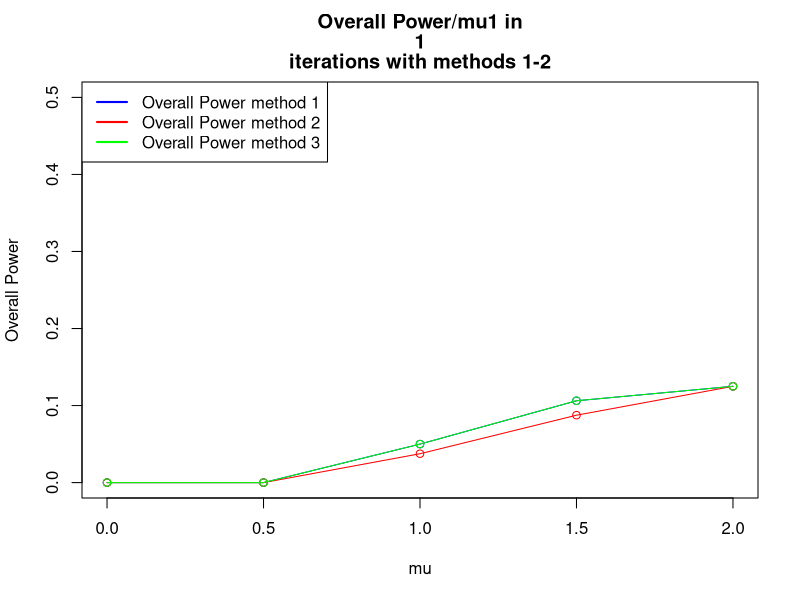
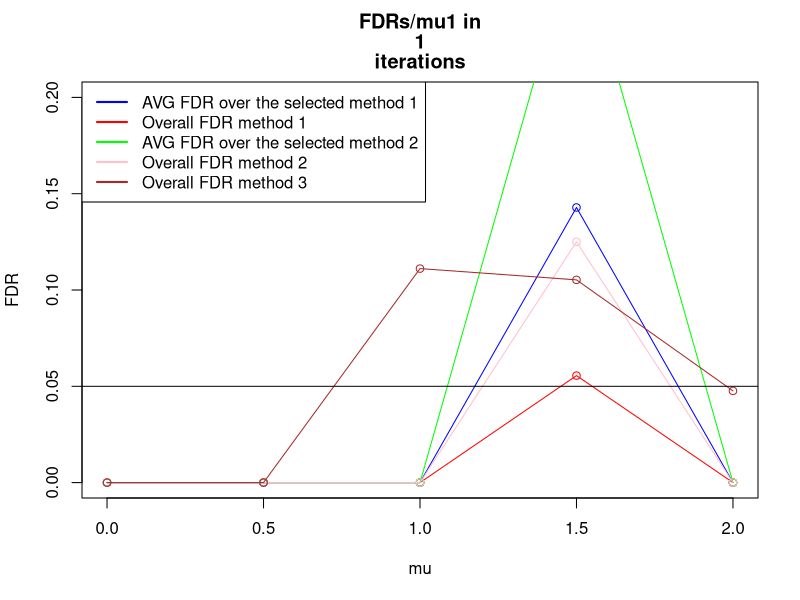
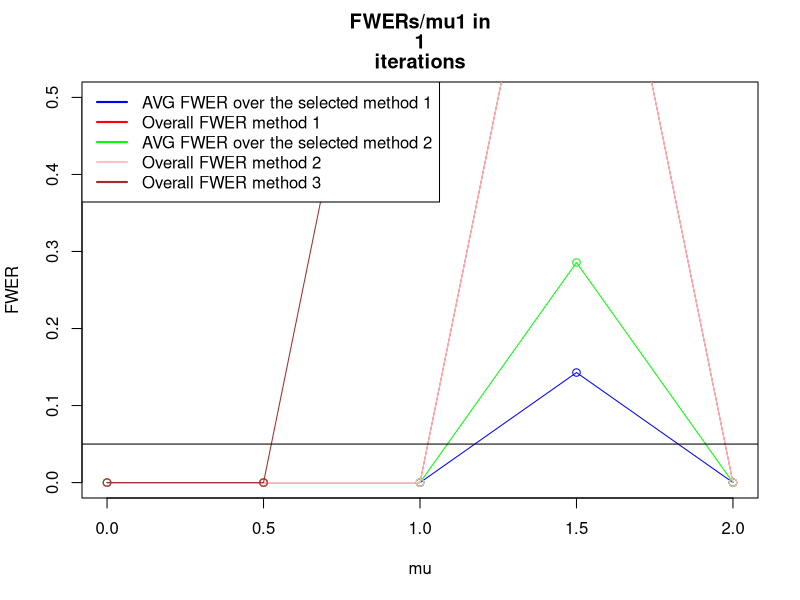
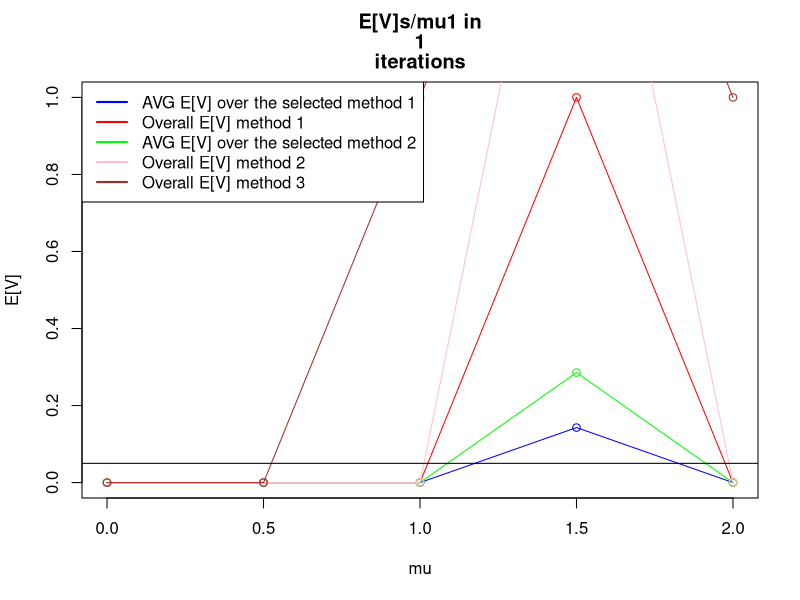
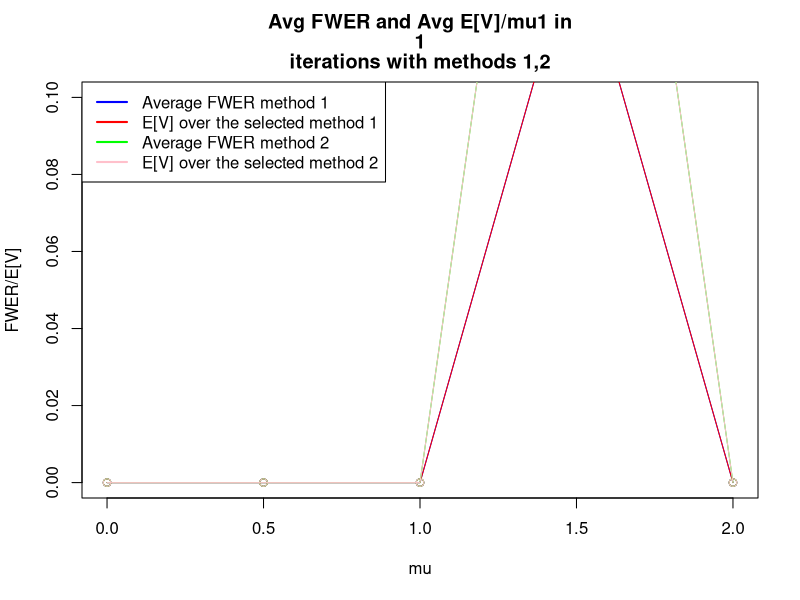

Reproduce these figures in R, in order.
iteration <- setClass ("iteration",
                       #Data structure that holds data regarding a certain iteration (=manipulation of random numbers)        
                       slots=c(xbars="numeric",
                               pvals="numeric",
                               refVec="logical",
                               numOfTrues="numeric",
                               truesMu1="numeric",
                               falsesMu1="numeric",
                               size="numeric",
                               proceduresApplied= "list"
                       )
)
procedure <- setClass ("procedure",
                       #a data structure holding the results of certain procedure applied to an iteration
                       
                       slots=c(procedureName="function",
                               rejects="list",
                               fr="numeric",
                               power="numeric",
                               fdr="numeric",
                               fwer="numeric"
                       )
)

calcPower<-function (rejects, falseRejections, size,numOfTrues){
  #returns num of  true rejections divided by the number of planned rejections
  print ("POWER CALC:")
  print (c("rejects:", rejects$length))
  print (c("fr:", falseRejections))
  print (c("size:", size))
  print (c("numOfCorrectRejects:", size-numOfTrues))
  return ((rejects$length-falseRejections)/(size-numOfTrues))
}

calcFDR<- function (rejects,falseRejections){
  if (rejects$length==0) return (0)
  else 
    return (falseRejections/rejects$length)
}

calcFWER<- function (rejects, falseRejections){
  if (rejects$length==0)
    return (0)
  if (falseRejections>0) 
    return (1)
  if (falseRejections==0) 
    return (0)
}

countFalseRejections<-function (rejects , refVec){
  if (rejects$length==0){ #if there were no rejects at all
    return (0)
  }
  
  fr<-0 #false rejections counter
  for (i in 1:rejects$length){ # count num of false rejects
    #     print (refVec)
    if (refVec[rejects$ix[i]]==FALSE) { #if the rejection was false
      fr<-fr+1
    }
  }
  return (fr) 
}

SelectFamiliesBH<-function (familiesSimesPVals){
  #b<-p.adjust(familiesSimesPVals,method="BH")
  #return (which(b<0.05))
  #print ("SELECT: ")
  #print (Preject(familiesSimesPVals))
  #print ("BH SELECT")
  return (Preject(method="BH", pvals=familiesSimesPVals))
  
}  
#return Array of Selected Families and old ixs



rejectTukey <- function (xbars,S,groupSize,qStar){
  statistics=as.numeric(dist(xbars)/sqrt(S/groupSize))
  b<-which(statistics>=qStar)
  
  #   print (statistics)
  #   print ("Q*")
  #   print (qStar)
  #   print (list("length"=length(b), "ix"=b))
  return (list("length"=length(b), "ix"=b))
}

Preject <- function (method="BH", pvals=c(0), details=FALSE, alpha =0.05){
  a<-p.adjust(p=pvals,method=method)
  #   print (a)
  b<- which(a<alpha)
  return (list ("length"=length(b), "ix"=b))
}

calcTukeyPVal <-function(xbars,S,groupSize, familySize){
  pval<- 1-ptukey(q=max(dist(xbars))/sqrt(S/groupSize), 
                  nmeans=familySize ,df=familySize * (groupSize-1))
  return (pval)
}

calcPairwisePVals <-function (xbars,S,groupSize, familySize,i=1,details=FALSE){
  ##useful for method C phase 2
  pvals=2*(1-pt(q=dist(xbars)/sqrt(2*S[i]/groupSize),
                df= familySize*(groupSize-1)))
  if (details==TRUE){
    print (c("PAIRWISE", pvals))
    print (as.numeric(pvals))
  }
  #readline()
  return (as.numeric(pvals))
}

getRandomXBars <-function (size, numOfTrues, truesMu1=0, falsesMu1, sd=1){
  xbar<- rep(NA,size) #init xbar
  xbar[1:numOfTrues]<- (rnorm(n=numOfTrues,mean=truesMu1,sd=sd)) 
  #define the null first families
  xbar[(numOfTrues+1):size]<- (rnorm(n=size-numOfTrues,mean=falsesMu1,sd=sd)) 
  #define the non-null last families   
  #   print (xbar)
  #   readline()
  return (xbar)
}
setDesVector <-function (size, numOfZeros,mu=4){
  a<-rep(0,numOfZeros)
  b<-rep(mu,size-numOfZeros)
  return (c(a,b))
}

setRefVectorBig <-function(size, numOfZeros,mu){
  DesVector<-setDesVector(size,numOfZeros,mu)
  #   print ("DesVector:")
  #   print (DesVector)
  return (as.logical(dist(DesVector)))
}

# this method works only for familySize=3, setRefVectorBig does this right for larger sizes
# setRefVector <- function (size, numOfTrues){
#   #initialize reference vector
#   refvec<-rep (NA,size)
#   refvec[1:numOfTrues]<- TRUE # these will be true discoveries
#   refvec[(numOfTrues+1):size]<- FALSE # these will be False Discoveries
#   return (refvec)
# }


#method A(3): OVerall BH (one level)
#method B(2): QTukey Statistics (2 levels) 1: TukeyPval , 2: QTukey Stat
#method C(1): BH with pairwise Pval (2 levels) 1: TukeyPVal, 2:Pairwise PVal
#method 4: To be added later - currently empty

#this algorithm builds "numOfFamilies" families, each family of size "familySize",
#with "numOfTrues" trues and the rest of the families are false, with 5 families in which there 
#are signal (=numOfTrues is used), and the rest of the families are with no signal (all mus are 0)
#then uses 3 different methods to reject.
tukeyTest2 <-function(n=10000, numOfFamilies=40, familySize=3, numOfTrues=1,
                      minMu1=0, maxMu1=4, interval=0.5, alpha=0.05, groupSize=16,details=FALSE){
  
  #definition of constant df
  df=familySize*(groupSize-1) #calculate degs of freedom
  
  #declration of matrices to keep means, size is # of methods * the number of mu values 
  OvrPowerMeans<-matrix(0,4,(maxMu1-minMu1)/interval+1)
  AVGFDRMeans<-matrix(0,2,(maxMu1-minMu1)/interval+1)
  OvrFDRMeans<-matrix(0,4,(maxMu1-minMu1)/interval+1)
  AVGFWERMeans<-matrix(0,2,(maxMu1-minMu1)/interval+1)
  OvrFWERMeans<-matrix(0,4,(maxMu1-minMu1)/interval+1)
  OvrFRMeans<-matrix(0,4,(maxMu1-minMu1)/interval+1)
  AVGFRMeans<-matrix(0,2,(maxMu1-minMu1)/interval+1)
  
  for (mu in seq(minMu1,maxMu1,interval)){
    
    #matrices for each mu1
    TotalAVGFDR<-matrix(0,2,n)
    TotalAVGFWER<-matrix(0,2,n)
    TotalOvrFWER<-matrix(0,4,n)
    TotalOvrPower<-matrix(0,4,n)
    TotalAVGFR<-matrix(0,2,n)
    TotalOvrFR<-matrix(0,4,n)
    TotalOvrFDR<-matrix(0,4,n)
    print (mu)
    #     readline()
    
    #each iteration
    for (iters in 1:n){
      #       print (c("iter:" ,iters))
      
      #setup  of variables
      familyArray= list(numOfFamilies);
      familiesTukeyPVals = numeric(numOfFamilies);
      
      
      SelectedFamilies<-list(0);
      OverallRejectsLength<-numeric(2) # 2 slots for each method B/C
      OverallFR <- numeric(2)
      FDRSum <-numeric(2)
      FWERSum <- numeric(2)
      jointFamily <- new ("iteration",
                          size=familySize*numOfFamilies,
                          numOfTrues=numOfTrues*numOfFamilies,
                          falsesMu1=mu
      )
      
      ##init variance vector
      S=rchisq(n=numOfFamilies,df=df)/df
      
      for (i in 1:numOfFamilies){
        
        familyArray[[i]]= new ("iteration",
                               size=familySize,
                               numOfTrues=1,
                               falsesMu1=mu
        ) #init family
        
        
        if (i<6){ #first 5 families with signal
          familyArray[[i]]@refVec=setRefVectorBig(
            size=familyArray[[i]]@size,
            numOfZeros=familyArray[[i]]@size-familyArray[[i]]@numOfTrues,
            mu=mu)
          #           print ("Reference vector:")
          #           print (familyArray[[i]]@refVec)
          #build reference Vector
          familyArray[[i]]@xbars=getRandomXBars(familyArray[[i]]@size,
                                                numOfTrues=familySize-1,
                                                falsesMu1=mu,
                                                sd=sqrt(1/groupSize))
        }
        else { #35 families no signal
          familyArray[[i]]@refVec=setRefVectorBig(
            size=familyArray[[i]]@size,
            numOfZeros=familyArray[[i]]@size,
            mu=mu)
          #           print ("Reference vector:")
          #           print (familyArray[[i]]@refVec)
          #build reference Vector (we set numOfTrues as 1 and falsesMu1 as 0 so that all xbars are
          #generated around 0, the value of numOfTrues doesnt matter here)
          familyArray[[i]]@xbars=getRandomXBars(familyArray[[i]]@size,
                                                numOfTrues=1,
                                                falsesMu1=0,
                                                sd=sqrt(1/groupSize))
        }
        if (details==TRUE){
          #           print (i)
          #           print (familyArray[[i]]@xbars)         
        } #end details print
        
        familyArray[[i]]@pvals=calcPairwisePVals(familyArray[[i]]@xbars,
                                                 S,
                                                 groupSize,
                                                 familySize,
                                                 i=i)
        #calc Pairwise PVals for Method C(1)
        
        familyArray[[i]]@proceduresApplied=append(familyArray[[i]]@proceduresApplied,
                                                  new ("procedure"))
        familyArray[[i]]@proceduresApplied=append(familyArray[[i]]@proceduresApplied,
                                                  new ("procedure"))
        familiesTukeyPVals[i]=calcTukeyPVal(familyArray[[i]]@xbars
                                            ,S[i],groupSize, familySize)
        #calc Tukey PVals for method B(2)
        
        #         print (c("family tukey pval", i, familiesTukeyPVals[i]))
        
        #add to jointFamily for methods 3-4
        jointFamily@refVec=append(jointFamily@refVec,familyArray[[i]]@refVec)
        jointFamily@xbars=append(jointFamily@xbars,familyArray[[i]]@xbars)
        jointFamily@pvals=append(jointFamily@pvals,familyArray[[i]]@pvals)
        jointFamily@proceduresApplied=append(familyArray[[i]]@proceduresApplied,
                                             new ("procedure"))
        jointFamily@proceduresApplied=append(familyArray[[i]]@proceduresApplied,
                                             new ("procedure"))
      } #end for i
      
      #method B,C step 1: select interesting families using BH
      SelectedFamilies[[1]]<-SelectFamiliesBH(familiesTukeyPVals)
      SelectedFamilies[[2]]<-SelectedFamilies[[1]] #for this stage selection for both methods is the same
      qStar=qtukey(p=1-alpha*SelectedFamilies[[1]]$length/numOfFamilies,
                   nmeans=familySize,df=df)
      #       print (familyArray[[i]]@pvals, qStar)
      #       print (SelectedFamilies[[1]])
      #       readline()
      
      
      ##method 1/2 step 2: #process BH/QTukey on selected families
      for (methodix in 1:2){ #run through methods
        if (SelectedFamilies[[methodix]]$length>0){   #if there are any selected families
          for (i in 1:SelectedFamilies[[methodix]]$length){ #run thru selected families
            
            if (methodix==1){
              #method 1=method C
              #print ("1")
              # reject inside the selected families with BH alpha=0.05*r/m
              familyArray[[SelectedFamilies[[methodix]]$ix[i]]]@proceduresApplied[[1]]@rejects<-
                Preject(method="BH", pvals=familyArray[[SelectedFamilies[[methodix]]$ix[i]]]@pvals, 
                        alpha=alpha*SelectedFamilies[[methodix]]$length/numOfFamilies)
            }
            if (methodix==2){
              #methodB
              #print ("2")
              # reject inside the selected families with QTUKEY threshold
              familyArray[[SelectedFamilies[[methodix]]$ix[i]]]@proceduresApplied[[2]]@rejects<-
                rejectTukey( familyArray[[SelectedFamilies[[methodix]]$ix[i]]]@xbars,
                             S[SelectedFamilies[[methodix]]$ix[i]],
                             groupSize,
                             qStar)
              #               print (dist(familyArray[[SelectedFamilies[[methodix]]$ix[i]]]@xbars))
              #               print (familyArray[[SelectedFamilies[[methodix]]$ix[i]]]@refVec)
              #               readline()
            }
            
            #calc frs,power,fdr,fwer for the ith selectedfamily
            familyArray[[SelectedFamilies[[methodix]]$ix[i]]]@proceduresApplied[[methodix]]@fr=
              countFalseRejections(
                familyArray[[SelectedFamilies[[methodix]]$ix[i]]]@proceduresApplied[[methodix]]@rejects,
                familyArray[[SelectedFamilies[[methodix]]$ix[i]]]@refVec)
            
            familyArray[[SelectedFamilies[[methodix]]$ix[i]]]@proceduresApplied[[methodix]]@power=
              calcPower(familyArray[[SelectedFamilies[[methodix]]$ix[i]]]@proceduresApplied[[methodix]]@rejects,
                        familyArray[[SelectedFamilies[[methodix]]$ix[i]]]@proceduresApplied[[methodix]]@fr, 
                        familyArray[[SelectedFamilies[[methodix]]$ix[i]]]@size, 
                        familyArray[[SelectedFamilies[[methodix]]$ix[i]]]@numOfTrues)
            
            familyArray[[SelectedFamilies[[methodix]]$ix[i]]]@proceduresApplied[[methodix]]@fdr=
              calcFDR(familyArray[[SelectedFamilies[[methodix]]$ix[i]]]@proceduresApplied[[methodix]]@rejects,
                      familyArray[[SelectedFamilies[[methodix]]$ix[i]]]@proceduresApplied[[methodix]]@fr)
            
            familyArray[[SelectedFamilies[[methodix]]$ix[i]]]@proceduresApplied[[methodix]]@fwer=
              calcFWER(familyArray[[SelectedFamilies[[methodix]]$ix[i]]]@proceduresApplied[[methodix]]@rejects,
                       familyArray[[SelectedFamilies[[methodix]]$ix[i]]]@proceduresApplied[[methodix]]@fr)
            if (details==TRUE){ 
              print (c("Family number:", SelectedFamilies[[methodix]]$ix[i]))
              print (c("FRs:", familyArray[[SelectedFamilies[[methodix]]$ix[i]]]@proceduresApplied[[methodix]]@fr))
              print (c("FDR:", familyArray[[SelectedFamilies[[methodix]]$ix[i]]]@proceduresApplied[[methodix]]@fdr))
              print (c("FWER: ", familyArray[[SelectedFamilies[[methodix]]$ix[i]]]@proceduresApplied[[methodix]]@fwer))
              print (c("Power: ", familyArray[[SelectedFamilies[[methodix]]$ix[i]]]@proceduresApplied[[methodix]]@power))
              print (c("Rejects:", familyArray[[SelectedFamilies[[methodix]]$ix[i]]]@proceduresApplied[[methodix]]@rejects$length))
            } #end details print
            FDRSum[methodix]=FDRSum[methodix]+familyArray[[SelectedFamilies[[methodix]]$ix[i]]]@proceduresApplied[[methodix]]@fdr
            FWERSum[methodix]=FWERSum[methodix]+familyArray[[SelectedFamilies[[methodix]]$ix[i]]]@proceduresApplied[[methodix]]@fwer					
            OverallFR[methodix]=OverallFR[methodix]+familyArray[[SelectedFamilies[[methodix]]$ix[i]]]@proceduresApplied[[methodix]]@fr
            OverallRejectsLength[methodix]=OverallRejectsLength[methodix]+familyArray[[SelectedFamilies[[methodix]]$ix[i]]]@
            proceduresApplied[[methodix]]@rejects$length
            
          } #end for loop of i selected families     
          #           print (c("OVERALL REJECTS LENGTH method :", methodix ,OverallRejectsLength[methodix]))
          
          TotalAVGFDR[methodix, iters]<-FDRSum[methodix]/SelectedFamilies[[methodix]]$length
          TotalAVGFWER[methodix, iters]<-FWERSum[methodix]/SelectedFamilies[[methodix]]$length
          TotalOvrPower[methodix, iters]<- (OverallRejectsLength[methodix]-OverallFR[methodix])/(numOfFamilies*(familySize-numOfTrues))
          TotalOvrFR[methodix, iters]<-OverallFR[methodix]
          TotalAVGFR[methodix, iters]<-OverallFR[methodix]/SelectedFamilies[[methodix]]$length
          TotalOvrFDR[methodix, iters]<- OverallFR[methodix]/OverallRejectsLength[methodix]
          TotalOvrFWER[methodix, iters]<-sign(TotalOvrFDR[methodix, iters])
          
          print (c("Iteration:", iters, "mu1:", mu, "method:", methodix))
          print (c("Average FDR:", FDRSum[methodix]/SelectedFamilies[[methodix]]$length))
          print (c("Overall FDR: ",  OverallFR[methodix]/OverallRejectsLength[methodix]))
          print (c("Average FWER: ", FWERSum[methodix]/SelectedFamilies[[methodix]]$length))
          print (c("Overall FR: ", OverallFR[methodix]))
          print (c("Interesting Families () are",SelectedFamilies[[methodix]]))
          #readline()
          
          
        } #end if selected families exist
        else {
          #"no selected families in iteration - all stats  are 0"
          print ("no families selected")
          TotalAVGFDR[methodix,iters]<-0
          TotalAVGFWER[methodix,iters]<-0
          TotalOvrFWER[methodix,iters]<-0
          TotalOvrPower[methodix,iters]<-0
          TotalOvrFR[methodix,iters]<-0
          TotalAVGFR[methodix,iters]<-0
          TotalOvrFDR[methodix,iters]<-0
        }
      } #end for methodix
      
      # methods 3/4
      for (methodix in 3:3){
        if (methodix==3){
          #method 3 - overall BH - take joint family and reject in it using BH
          jointFamily@proceduresApplied[[methodix-2]]@rejects=Preject(method="BH", pvals=jointFamily@pvals, alpha=0.05)
        }
        #         if (methodix==4){
        #           jointFamily@proceduresApplied[[methodix-2]]@rejects=Preject(method="bon", pvals=jointFamily@pvals, alpha=0.05)
        #         }
        #         
        #calc stats for joint family
        jointFamily@proceduresApplied[[methodix-2]]@fr=countFalseRejections(jointFamily@proceduresApplied[[methodix-2]]@rejects,jointFamily@refVec)
        jointFamily@proceduresApplied[[methodix-2]]@power=calcPower(jointFamily@proceduresApplied[[methodix-2]]@rejects,
                                                                    jointFamily@proceduresApplied[[methodix-2]]@fr, jointFamily@size, jointFamily@numOfTrues)
        jointFamily@proceduresApplied[[methodix-2]]@fdr=calcFDR(jointFamily@proceduresApplied[[methodix-2]]@rejects,
                                                                jointFamily@proceduresApplied[[methodix-2]]@fr)
        jointFamily@proceduresApplied[[methodix-2]]@fwer=calcFWER(jointFamily@proceduresApplied[[methodix-2]]@rejects, 
                                                                  jointFamily@proceduresApplied[[methodix-2]]@fr)
        
        TotalOvrFDR[methodix,iters]=jointFamily@proceduresApplied[[methodix-2]]@fdr
        TotalOvrFWER[methodix,iters]=jointFamily@proceduresApplied[[methodix-2]]@fwer					
        TotalOvrFR[methodix,iters]=jointFamily@proceduresApplied[[methodix-2]]@fr
        TotalOvrPower[methodix,iters]=jointFamily@proceduresApplied[[methodix-2]]@power						
        
      }
      #			print ("TOTAL OVR FDR")
      #			print (TotalOvrFDR)
    } #end n for - iterations
    
    #print ("Total AVG FDR")
    #print (mean(TotalAVGFDR))
    #print ("Total AVG FWER")
    #print (mean(TotalAVGFWER))
    #print ("Total Ovr FR")
    #print (mean(TotalOvrFR))
    #print ("Total OVr FDR")
    #print (mean(TotalOvrFDR))
    
    for (methodix in 1:3){
      if (methodix<3){
        AVGFDRMeans[methodix,(mu-minMu1)/interval+1]<-mean(TotalAVGFDR[methodix,])
        AVGFWERMeans[methodix,(mu-minMu1)/interval+1]<-mean(TotalAVGFWER[methodix,])
        AVGFRMeans[methodix,(mu-minMu1)/interval+1]<-mean(TotalAVGFR[methodix,])
      }
      OvrPowerMeans[methodix,(mu-minMu1)/interval+1]<-mean(TotalOvrPower[methodix,])
      OvrFDRMeans[methodix,(mu-minMu1)/interval+1]<-mean(TotalOvrFDR[methodix,])
      OvrFWERMeans[methodix,(mu-minMu1)/interval+1]<-mean(TotalOvrFWER[methodix,])
      OvrFRMeans[methodix,(mu-minMu1)/interval+1]<-mean(TotalOvrFR[methodix,])
      
      #			print ('Ovr fdrmeans')
      #			print (OvrFDRMeans)
      
    }#end methodix for 
  } #end mu for
  
  
  
  #	print (OvrFDRMeans[1,])
  #	print (OvrFDRMeans[2,])
  #	print (AVGFDRMeans[1,])
  #	print (AVGFDRMeans[2,])
  #	
  
  plot (seq(minMu1,maxMu1,interval),OvrPowerMeans[1,], 
        col="blue", ylim=c(0,0.5),xlab= "mu", ylab= "Overall Power",
        main =c("Overall Power/mu1 in", n, "iterations with methods 1-2"), type="o")
  lines (seq(minMu1,maxMu1,interval),OvrPowerMeans[2,], col="red", type="o")
  lines (seq(minMu1,maxMu1,interval),OvrPowerMeans[3,], col="green", type="o")
  #   lines (seq(minMu1,maxMu1,interval),OvrPowerMeans[4,], col="pink", type="o")
  
  
  legend("topleft", 
         legend= c("Overall Power method 1", "Overall Power method 2", 
                   "Overall Power method 3"), 
         lty=c(1,1,1,1),
         lwd=c(2,2,2,2),
         col=c("blue","red", "green", "pink")
  )
  plot (seq(minMu1,maxMu1,interval),AVGFDRMeans[1,], 
        col="blue", ylim=c(0,0.2),xlab= "mu", ylab= "FDR",
        main =c("FDRs/mu1 in", n, "iterations"), type="o")
  lines (seq(minMu1,maxMu1,interval),OvrFDRMeans[1,], col="red", type="o")
  lines (seq(minMu1,maxMu1,interval),AVGFDRMeans[2,], col="green", type="o")
  lines (seq(minMu1,maxMu1,interval),OvrFDRMeans[2,], col="pink", type="o")
  lines (seq(minMu1,maxMu1,interval),OvrFDRMeans[3,], col="brown", type="o")
  #   lines (seq(minMu1,maxMu1,interval),OvrFDRMeans[4,], col="cyan", type="o")
  abline (h=0.05, col="black")
  
  legend("topleft", 
         legend= c("AVG FDR over the selected method 1", "Overall FDR method 1", "AVG FDR over the selected method 2", "Overall FDR method 2", 
                   "Overall FDR method 3"), 
         lty=c(1,1,1,1),
         lwd=c(2,2,2,2),
         col=c("blue","red", "green", "pink", "brown")
  )
  plot (seq(minMu1,maxMu1,interval),AVGFWERMeans[1,], 
        col="blue", ylim=c(0,0.5),xlab= "mu", ylab= "FWER",
        main =c("FWERs/mu1 in", n, "iterations"), type="o")
  lines (seq(minMu1,maxMu1,interval),OvrFWERMeans[1,], col="red", type="o")
  lines (seq(minMu1,maxMu1,interval),AVGFWERMeans[2,], col="green", type="o")
  lines (seq(minMu1,maxMu1,interval),OvrFWERMeans[2,], col="pink", type="o")
  lines (seq(minMu1,maxMu1,interval),OvrFWERMeans[3,], col="brown", type="o")
  #   lines (seq(minMu1,maxMu1,interval),OvrFWERMeans[4,], col="cyan", type="o")
  abline (h=0.05, col="black")
  
  legend("topleft", 
         legend= c("AVG FWER over the selected method 1", "Overall FWER method 1", "AVG FWER over the selected method 2", "Overall FWER method 2", 
                   "Overall FWER method 3"), 
         lty=c(1,1,1,1),
         lwd=c(2,2,2,2),
         col=c("blue","red", "green", "pink", "brown")
  )
  
  plot (seq(minMu1,maxMu1,interval),AVGFRMeans[1,], 
        col="blue", ylim=c(0,1),xlab= "mu", ylab= "E[V]",
        main =c("E[V]s/mu1 in", n, "iterations"), type="o")
  lines (seq(minMu1,maxMu1,interval),OvrFRMeans[1,], col="red", type="o")
  lines (seq(minMu1,maxMu1,interval),AVGFRMeans[2,], col="green", type="o")
  lines (seq(minMu1,maxMu1,interval),OvrFRMeans[2,], col="pink", type="o")
  lines (seq(minMu1,maxMu1,interval),OvrFRMeans[3,], col="brown", type="o")
  #   lines (seq(minMu1,maxMu1,interval),OvrFRMeans[4,], col="cyan", type="o")
  abline (h=0.05, col="black")
  
  legend("topleft", 
         legend= c("AVG E[V] over the selected method 1", "Overall E[V] method 1", "AVG E[V] over the selected method 2", "Overall E[V] method 2", 
                   "Overall E[V] method 3"), 
         lty=c(1,1,1,1),
         lwd=c(2,2,2,2),
         col=c("blue","red", "green", "pink", "brown")
  )
  plot (seq(minMu1,maxMu1,interval),AVGFWERMeans[1,] , col="blue", ylim=c(0,0.1),
        ylab="FWER/E[V]", xlab="mu",
        main =c("Avg FWER and Avg E[V]/mu1 in", n, "iterations with methods 1,2"), type="o")
  #    readline()
  lines (seq(minMu1,maxMu1,interval),AVGFRMeans[1,], col="red", type="o")
  lines (seq(minMu1,maxMu1,interval),AVGFWERMeans[2,], col="green", type="o")
  lines (seq(minMu1,maxMu1,interval),AVGFRMeans[2,], col="pink", type="o")
  
  legend("topleft", 
         legend= c("Average FWER method 1","E[V] over the selected method 1",
                   "Average FWER method 2","E[V] over the selected method 2"), 
         lty=c(1,1,1,1),
         lwd=c(2,2,2,2),
         col=c("blue","red", "green", "pink")
  )
  #change column names in table
  colnames(OvrPowerMeans)<-seq(minMu1,maxMu1,interval)
  colnames(OvrFDRMeans)<-seq(minMu1,maxMu1,interval)
  colnames(AVGFDRMeans)<-seq(minMu1,maxMu1,interval)
  colnames(OvrFWERMeans)<-seq(minMu1,maxMu1,interval)
  colnames(OvrFRMeans)<-seq(minMu1,maxMu1,interval)
  colnames(AVGFRMeans)<-seq(minMu1,maxMu1,interval)
  colnames(AVGFWERMeans)<-seq(minMu1,maxMu1,interval)
  
  print ("OVERALL POWER:")
  print(OvrPowerMeans)
  print ("AVG FDR:")
  print( AVGFDRMeans)
  print ("OVERALL FDR:")
  print( OvrFDRMeans)
  print ("OVERALL FWER:")
  print(OvrFWERMeans)
  print ("OVERALL E[V]:")
  print(OvrFRMeans)
  print ("AVG E[V]: ")
  print (AVGFRMeans)
  print ("AVG FWER: ")
  print (AVGFWERMeans)
  write.csv(TotalAVGFDR, file = "tukeyTest2.csv")
}

#tukeyTest2(n=100)
tukeyTest2(n=1, familySize=5,minMu1=0, maxMu1=2,details=TRUE)
